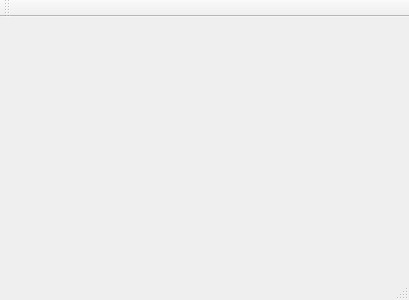
<?xml version="1.0" encoding="UTF-8"?>
<ui version="4.0">
 <class>MainWindow</class>
 <widget class="QMainWindow" name="MainWindow">
  <property name="geometry">
   <rect>
    <x>0</x>
    <y>0</y>
    <width>409</width>
    <height>300</height>
   </rect>
  </property>
  <property name="windowTitle">
   <string>MainWindow</string>
  </property>
  <widget class="QWidget" name="centralWidget"/>
  <widget class="QMenuBar" name="menuBar">
   <property name="geometry">
    <rect>
     <x>0</x>
     <y>0</y>
     <width>409</width>
     <height>21</height>
    </rect>
   </property>
  </widget>
  <widget class="QToolBar" name="mainToolBar">
   <attribute name="toolBarArea">
    <enum>TopToolBarArea</enum>
   </attribute>
   <attribute name="toolBarBreak">
    <bool>false</bool>
   </attribute>
  </widget>
  <widget class="QStatusBar" name="statusBar"/>
 </widget>
 <layoutdefault spacing="6" margin="11"/>
 <resources/>
 <connections/>
</ui>
